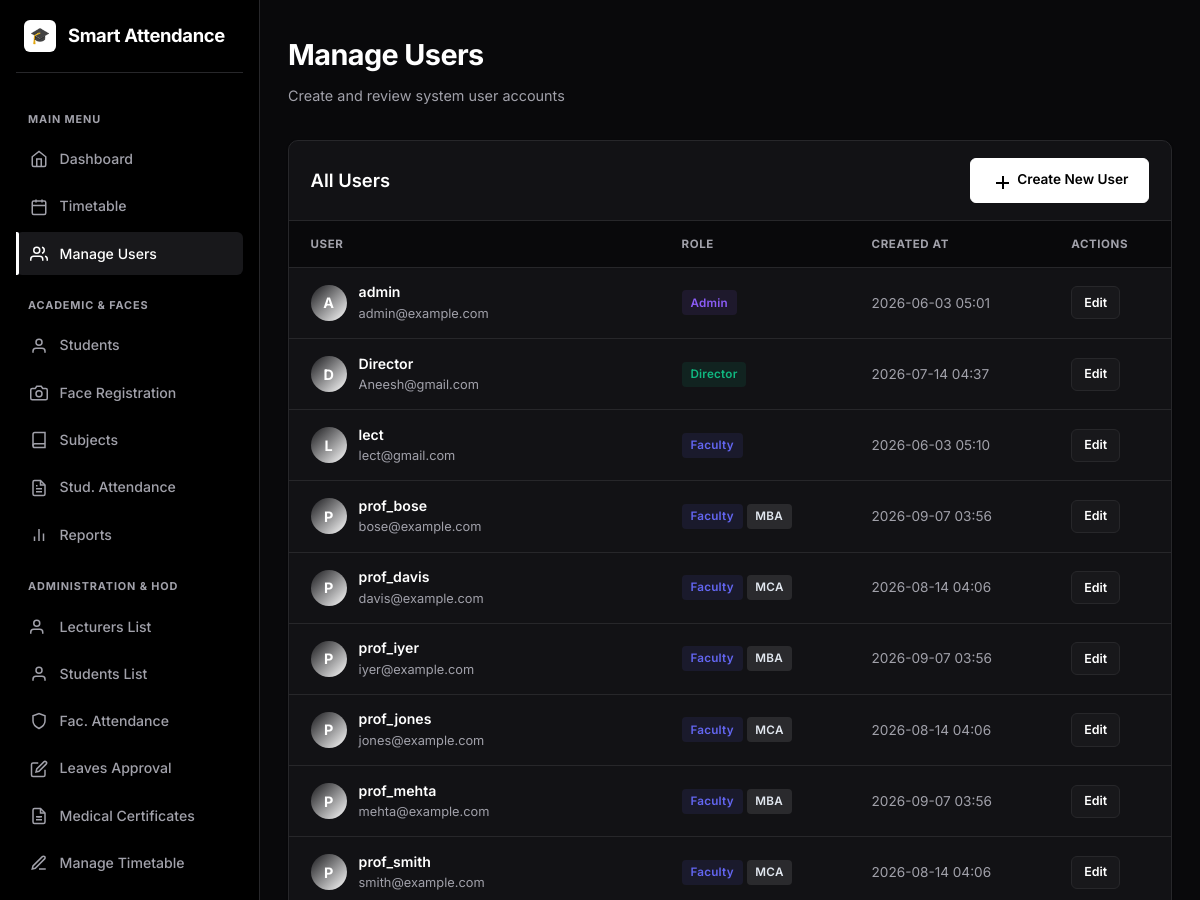
/admin/users (signed in, upper part), run on an earlier commit of the app's database.
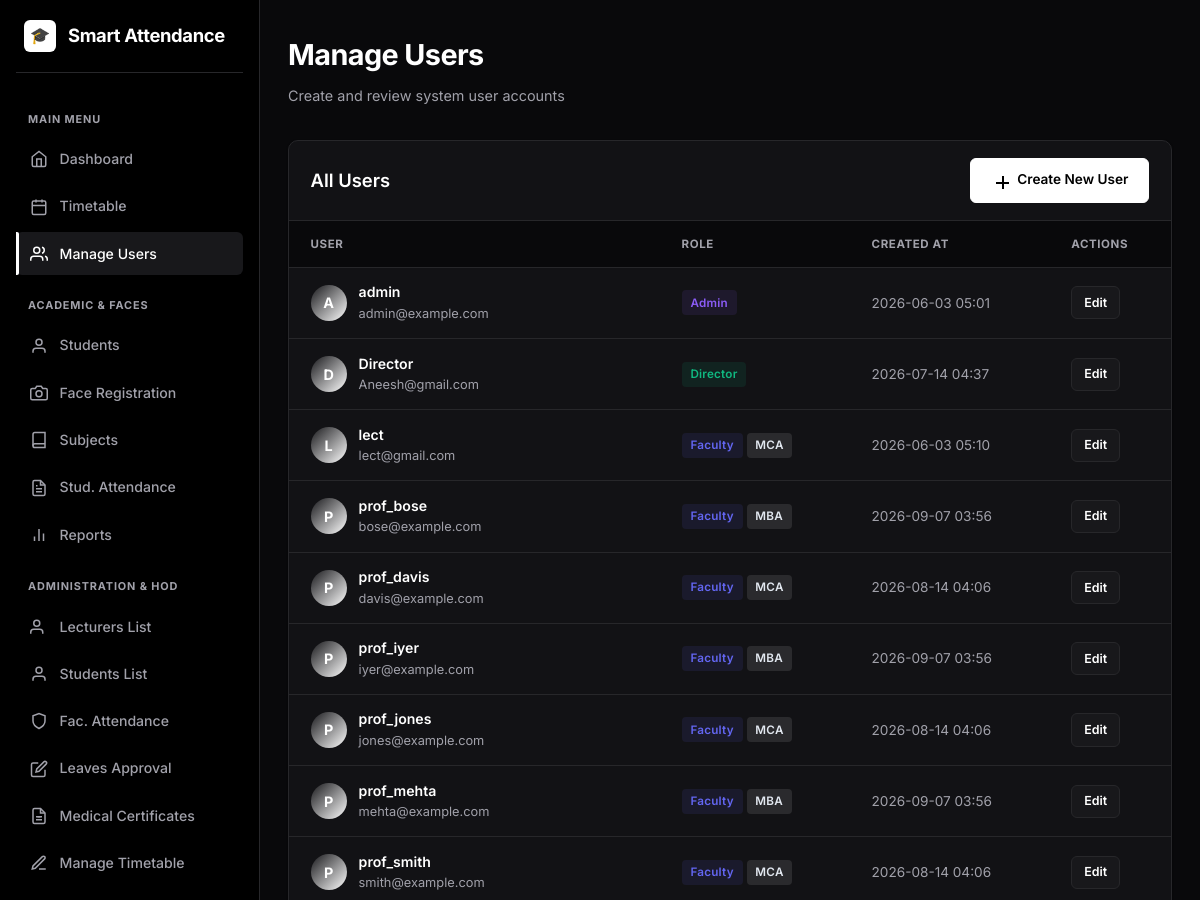
And on a later commit of the database.
### models.py (models this page shows, shortened)
class User(UserMixin, db.Model):
    __tablename__ = "users"
    id = db.Column(db.Integer, primary_key=True)
    username = db.Column(db.String(80), unique=True, nullable=False, index=True)
    email = db.Column(db.String(120), unique=True, nullable=False)
    password_hash = db.Column(db.String(255), nullable=False)
    role = db.Column(db.String(20), nullable=False, default=ROLE_STUDENT)
    department = db.Column(db.String(80), default="")
    created_at = db.Column(db.DateTime, default=datetime.utcnow)
    student_id = db.Column(db.Integer, db.ForeignKey("students.id"), nullable=True)
    student = db.relationship("Student", backref=db.backref("user", uselist=False))
    face_samples = db.relationship(
        "FaceSample", backref="user", cascade="all, delete-orphan"
    )

### blueprints/admin.py (the view)
@admin_bp.route("/users")
@login_required
@admin_required
def list_users():
    users = User.query.order_by(User.role, User.username).all()
    return render_template("admin/list_users.html", users=users)

### templates/admin/list_users.html (shortened to what this page needs)
{% extends "base.html" %}
{% block content %}
<div style="display:flex; justify-content:space-between; align-items:flex-end; margin-bottom: 2rem;">
  <div>
    <h1>Manage Users</h1>
    <p class="subtitle" style="margin-bottom:0;">Create and review system user accounts</p>
  </div>
</div>
<div class="card card-table">
  <div class="card-table-header">
    <h2>All Users</h2>
    <a href="{{ url_for('admin.new_user') }}" class="btn">
      <svg width="18" height="18" fill="none" stroke="currentColor" stroke-width="2"><line x1="12" y1="5" x2="12" y2="19"></line><line x1="5" y1="12" x2="19" y2="12"></line></svg>
      Create New User
    </a>
  </div>
  <div class="table-responsive">
    <table>
      <thead>
        <tr>
          <th>User</th>
          <th>Role</th>
          <th>Created At</th>
          <th>Actions</th>
        </tr>
      </thead>
      <tbody>
        {% for user in users %}
        <tr>
          <td>
            <div style="display:flex; align-items:center; gap:0.75rem;">
              <div style="width:36px; height:36px; border-radius:50%; background:linear-gradient(135deg, var(--secondary), var(--primary)); display:flex; align-items:center; justify-content:center; font-weight:700; font-size:0.9rem; color:white;">
                {{ user.username[0]|upper }}
              </div>
              <div style="display:flex; flex-direction:column;">
                <span style="font-weight:600; color:#fff;">{{ user.username }}</span>
                <span style="font-size:0.8rem; color:var(--text-muted);">{{ user.email }}</span>
              </div>
            </div>
          </td>
          <td>
            {% if user.role == 'admin' %}
              <span class="badge" style="background:rgba(139,92,246,0.1); color:#8b5cf6; border-color:rgba(139,92,246,0.2);">Admin</span>
            {% elif user.role == 'director' %}
              <span class="badge" style="background:rgba(16,185,129,0.1); color:#10b981; border-color:rgba(16,185,129,0.2);">Director</span>
            {% elif user.role == 'hod' %}
              <span class="badge" style="background:rgba(14,165,233,0.1); color:#0ea5e9; border-color:rgba(14,165,233,0.2);">HOD</span>
            {% elif user.role == 'faculty' %}
              <span class="badge" style="background:rgba(99,102,241,0.1); color:#6366f1; border-color:rgba(99,102,241,0.2);">Faculty</span>
            {% elif user.role == 'student' %}
              <span class="badge" style="background:rgba(245,158,11,0.1); color:#f59e0b; border-color:rgba(245,158,11,0.2);">Student</span>
            {% else %}
              <span class="badge badge-muted">{{ user.role }}</span>
            {% endif %}
            {% if user.department %}
              <span class="badge" style="background:rgba(255,255,255,0.1); color:#e2e8f0;">{{ user.department }}</span>
            {% endif %}
          </td>
          <td><span class="muted">{{ user.created_at.strftime('%Y-%m-%d %H:%M') }}</span></td>
          <td>
            <a href="{{ url_for('admin.edit_user', user_id=user.id) }}" class="btn btn-sm btn-secondary">
              Edit
            </a>
          </td>
        </tr>
        {% else %}
        <tr><td colspan="4" style="text-align:center;padding:3rem 2rem;" class="muted">No users found.</td></tr>
        {% endfor %}
      </tbody>
    </table>
  </div>
</div>
{% endblock %}

What changed in the data, as far as the page shows it:
changed User "lect": department (not shown) → "MCA"
